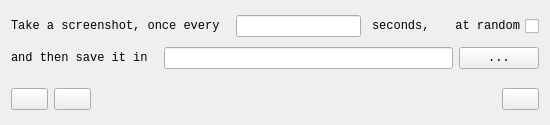
<?xml version="1.0" encoding="UTF-8"?>
<ui version="4.0">
 <class>MainWindow</class>
 <widget class="QMainWindow" name="MainWindow">
  <property name="windowModality">
   <enum>Qt::ApplicationModal</enum>
  </property>
  <property name="geometry">
   <rect>
    <x>0</x>
    <y>0</y>
    <width>550</width>
    <height>125</height>
   </rect>
  </property>
  <property name="sizePolicy">
   <sizepolicy hsizetype="Fixed" vsizetype="Fixed">
    <horstretch>0</horstretch>
    <verstretch>0</verstretch>
   </sizepolicy>
  </property>
  <property name="minimumSize">
   <size>
    <width>550</width>
    <height>125</height>
   </size>
  </property>
  <property name="maximumSize">
   <size>
    <width>550</width>
    <height>125</height>
   </size>
  </property>
  <property name="font">
   <font>
    <family>Monospace</family>
   </font>
  </property>
  <property name="windowTitle">
   <string>ScreenCap</string>
  </property>
  <property name="windowIcon">
   <iconset resource="ScreenCap.qrc">
    <normaloff>:/img/img/Desktop.png</normaloff>:/img/img/Desktop.png</iconset>
  </property>
  <property name="windowOpacity">
   <double>1.000000000000000</double>
  </property>
  <property name="dockNestingEnabled">
   <bool>false</bool>
  </property>
  <property name="unifiedTitleAndToolBarOnMac">
   <bool>true</bool>
  </property>
  <widget class="QWidget" name="cntrlMainWidget">
   <property name="minimumSize">
    <size>
     <width>540</width>
     <height>0</height>
    </size>
   </property>
   <layout class="QVBoxLayout" name="verticalLayout">
    <item>
     <layout class="QHBoxLayout" name="hLayout_1">
      <item>
       <widget class="QLabel" name="lblCaptureTime">
        <property name="sizePolicy">
         <sizepolicy hsizetype="Preferred" vsizetype="Fixed">
          <horstretch>0</horstretch>
          <verstretch>0</verstretch>
         </sizepolicy>
        </property>
        <property name="text">
         <string>Take a screenshot, once every</string>
        </property>
        <property name="buddy">
         <cstring>txtCaptureTime</cstring>
        </property>
       </widget>
      </item>
      <item>
       <spacer name="hSpacer_1">
        <property name="orientation">
         <enum>Qt::Horizontal</enum>
        </property>
        <property name="sizeType">
         <enum>QSizePolicy::Fixed</enum>
        </property>
        <property name="sizeHint" stdset="0">
         <size>
          <width>10</width>
          <height>20</height>
         </size>
        </property>
       </spacer>
      </item>
      <item>
       <widget class="QLineEdit" name="txtCaptureTime">
        <property name="sizePolicy">
         <sizepolicy hsizetype="Preferred" vsizetype="Fixed">
          <horstretch>0</horstretch>
          <verstretch>0</verstretch>
         </sizepolicy>
        </property>
        <property name="inputMethodHints">
         <set>Qt::ImhDigitsOnly</set>
        </property>
       </widget>
      </item>
      <item>
       <spacer name="hSpacer_2">
        <property name="orientation">
         <enum>Qt::Horizontal</enum>
        </property>
        <property name="sizeType">
         <enum>QSizePolicy::Fixed</enum>
        </property>
        <property name="sizeHint" stdset="0">
         <size>
          <width>5</width>
          <height>20</height>
         </size>
        </property>
       </spacer>
      </item>
      <item>
       <widget class="QLabel" name="lblTmpSeconds">
        <property name="sizePolicy">
         <sizepolicy hsizetype="Preferred" vsizetype="Fixed">
          <horstretch>0</horstretch>
          <verstretch>0</verstretch>
         </sizepolicy>
        </property>
        <property name="text">
         <string>seconds,</string>
        </property>
       </widget>
      </item>
      <item>
       <widget class="QCheckBox" name="chkRandomCapture">
        <property name="sizePolicy">
         <sizepolicy hsizetype="Preferred" vsizetype="Fixed">
          <horstretch>0</horstretch>
          <verstretch>0</verstretch>
         </sizepolicy>
        </property>
        <property name="font">
         <font>
          <family>Monospace</family>
         </font>
        </property>
        <property name="layoutDirection">
         <enum>Qt::RightToLeft</enum>
        </property>
        <property name="text">
         <string>at random</string>
        </property>
       </widget>
      </item>
     </layout>
    </item>
    <item>
     <layout class="QHBoxLayout" name="hLayout_2">
      <property name="sizeConstraint">
       <enum>QLayout::SetMinAndMaxSize</enum>
      </property>
      <item>
       <widget class="QLabel" name="lblDestination">
        <property name="text">
         <string>and then save it in</string>
        </property>
        <property name="buddy">
         <cstring>txtDestinationPath</cstring>
        </property>
       </widget>
      </item>
      <item>
       <spacer name="hSpacer_5">
        <property name="orientation">
         <enum>Qt::Horizontal</enum>
        </property>
        <property name="sizeType">
         <enum>QSizePolicy::Fixed</enum>
        </property>
        <property name="sizeHint" stdset="0">
         <size>
          <width>10</width>
          <height>20</height>
         </size>
        </property>
       </spacer>
      </item>
      <item>
       <widget class="QLineEdit" name="txtDestinationPath"/>
      </item>
      <item>
       <widget class="QPushButton" name="btnDestinationBrowser">
        <property name="enabled">
         <bool>true</bool>
        </property>
        <property name="sizePolicy">
         <sizepolicy hsizetype="Fixed" vsizetype="Fixed">
          <horstretch>0</horstretch>
          <verstretch>0</verstretch>
         </sizepolicy>
        </property>
        <property name="minimumSize">
         <size>
          <width>20</width>
          <height>20</height>
         </size>
        </property>
        <property name="baseSize">
         <size>
          <width>20</width>
          <height>20</height>
         </size>
        </property>
        <property name="text">
         <string>...</string>
        </property>
       </widget>
      </item>
     </layout>
    </item>
    <item>
     <layout class="QHBoxLayout" name="hLayout_3">
      <property name="topMargin">
       <number>9</number>
      </property>
      <item>
       <widget class="QPushButton" name="btnStartCapture">
        <property name="toolTip">
         <string>Start Capturing...</string>
        </property>
        <property name="text">
         <string/>
        </property>
        <property name="icon">
         <iconset resource="ScreenCap.qrc">
          <normaloff>:/img/img/Play.png</normaloff>:/img/img/Play.png</iconset>
        </property>
        <property name="iconSize">
         <size>
          <width>24</width>
          <height>24</height>
         </size>
        </property>
        <property name="flat">
         <bool>false</bool>
        </property>
       </widget>
      </item>
      <item>
       <widget class="QPushButton" name="btnStopCapture">
        <property name="toolTip">
         <string>Stop Capturing...</string>
        </property>
        <property name="text">
         <string/>
        </property>
        <property name="icon">
         <iconset resource="ScreenCap.qrc">
          <normaloff>:/img/img/Stop.png</normaloff>:/img/img/Stop.png</iconset>
        </property>
        <property name="iconSize">
         <size>
          <width>24</width>
          <height>24</height>
         </size>
        </property>
       </widget>
      </item>
      <item>
       <spacer name="hSpacer_11">
        <property name="orientation">
         <enum>Qt::Horizontal</enum>
        </property>
        <property name="sizeHint" stdset="0">
         <size>
          <width>40</width>
          <height>20</height>
         </size>
        </property>
       </spacer>
      </item>
      <item>
       <widget class="QPushButton" name="btnSettings">
        <property name="toolTip">
         <string>More Options...</string>
        </property>
        <property name="text">
         <string/>
        </property>
        <property name="icon">
         <iconset resource="ScreenCap.qrc">
          <normaloff>:/img/img/Gear.png</normaloff>:/img/img/Gear.png</iconset>
        </property>
        <property name="iconSize">
         <size>
          <width>24</width>
          <height>24</height>
         </size>
        </property>
       </widget>
      </item>
     </layout>
    </item>
   </layout>
  </widget>
 </widget>
 <layoutdefault spacing="6" margin="11"/>
 <tabstops>
  <tabstop>txtCaptureTime</tabstop>
  <tabstop>chkRandomCapture</tabstop>
  <tabstop>txtDestinationPath</tabstop>
  <tabstop>btnDestinationBrowser</tabstop>
 </tabstops>
 <resources>
  <include location="ScreenCap.qrc"/>
 </resources>
 <connections/>
</ui>
